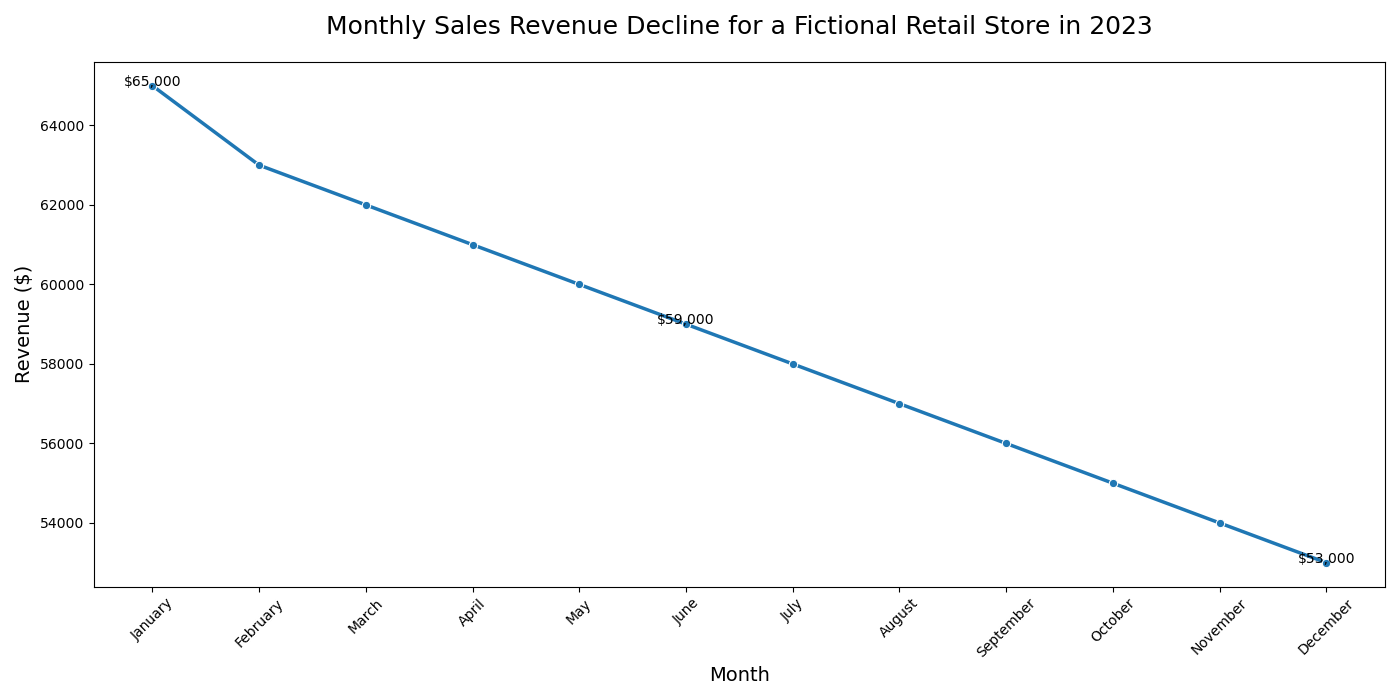

This chart was generated by the following Python code:

import pandas as pd
import seaborn as sns
import matplotlib.pyplot as plt

data = {
    'Month': ['January', 'February', 'March', 'April', 'May', 'June', 'July', 'August', 'September', 'October', 'November', 'December'],
    'Revenue': [65000, 63000, 62000, 61000, 60000, 59000, 58000, 57000, 56000, 55000, 54000, 53000]
}

df = pd.DataFrame(data)
df['Month'] = pd.Categorical(df['Month'], categories=data['Month'], ordered=True)

colors = ["#1f77b4", "#ff7f0e", "#2ca02c", "#d62728", "#9467bd", "#8c564b", "#e377c2", "#7f7f7f", "#bcbd22", "#17becf", "#1f77b4", "#ff7f0e"]

plt.figure(figsize=(14, 7))

sns.lineplot(data=df, x='Month', y='Revenue', color='#1f77b4', marker='o', linewidth=2.5)

plt.text(0, df['Revenue'][0], f"${df['Revenue'][0]:,}", color='black', ha="center")
plt.text(5, df['Revenue'][5], f"${df['Revenue'][5]:,}", color='black', ha="center")
plt.text(11, df['Revenue'][11], f"${df['Revenue'][11]:,}", color='black', ha="center")

plt.title('Monthly Sales Revenue Decline for a Fictional Retail Store in 2023', fontsize=18, pad=20)
plt.xlabel('Month', fontsize=14)
plt.ylabel('Revenue ($)', fontsize=14)
plt.xticks(rotation=45)
plt.tight_layout()

plt.show()
